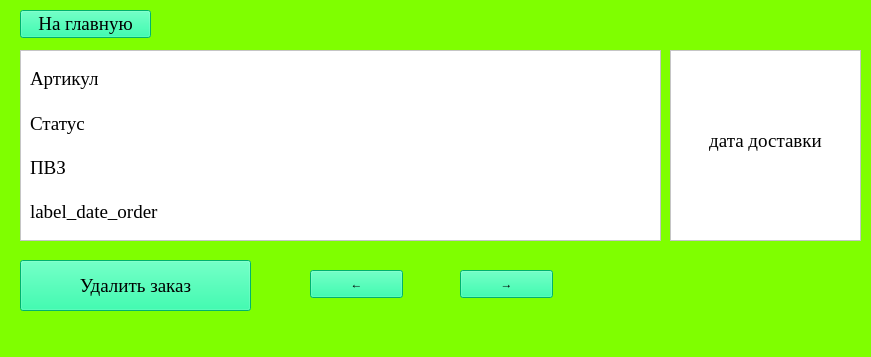
<?xml version="1.0" encoding="UTF-8"?>
<ui version="4.0">
 <class>MainWindow</class>
 <widget class="QMainWindow" name="MainWindow">
  <property name="geometry">
   <rect>
    <x>0</x>
    <y>0</y>
    <width>871</width>
    <height>357</height>
   </rect>
  </property>
  <property name="windowTitle">
   <string>MainWindow</string>
  </property>
  <property name="styleSheet">
   <string notr="true">background-color: #7FFF00;</string>
  </property>
  <widget class="QWidget" name="centralwidget">
   <widget class="QFrame" name="frame">
    <property name="geometry">
     <rect>
      <x>20</x>
      <y>50</y>
      <width>641</width>
      <height>191</height>
     </rect>
    </property>
    <property name="font">
     <font>
      <family>Times New Roman</family>
      <pointsize>14</pointsize>
     </font>
    </property>
    <property name="styleSheet">
     <string notr="true">background-color: #FFF;</string>
    </property>
    <property name="frameShape">
     <enum>QFrame::StyledPanel</enum>
    </property>
    <property name="frameShadow">
     <enum>QFrame::Raised</enum>
    </property>
    <widget class="QWidget" name="verticalLayoutWidget">
     <property name="geometry">
      <rect>
       <x>10</x>
       <y>10</y>
       <width>611</width>
       <height>171</height>
      </rect>
     </property>
     <layout class="QVBoxLayout" name="verticalLayout">
      <item>
       <widget class="QLabel" name="label_artikul">
        <property name="font">
         <font>
          <family>Times New Roman</family>
          <pointsize>14</pointsize>
         </font>
        </property>
        <property name="text">
         <string>Артикул</string>
        </property>
       </widget>
      </item>
      <item>
       <widget class="QLabel" name="label_status">
        <property name="font">
         <font>
          <family>Times New Roman</family>
          <pointsize>14</pointsize>
         </font>
        </property>
        <property name="text">
         <string>Статус</string>
        </property>
       </widget>
      </item>
      <item>
       <widget class="QLabel" name="label_pvz">
        <property name="font">
         <font>
          <family>Times New Roman</family>
          <pointsize>14</pointsize>
         </font>
        </property>
        <property name="text">
         <string>ПВЗ</string>
        </property>
       </widget>
      </item>
      <item>
       <widget class="QLabel" name="label_date_order">
        <property name="font">
         <font>
          <family>Times New Roman</family>
          <pointsize>14</pointsize>
         </font>
        </property>
        <property name="text">
         <string>label_date_order</string>
        </property>
       </widget>
      </item>
     </layout>
    </widget>
   </widget>
   <widget class="QFrame" name="label_date_delivery">
    <property name="geometry">
     <rect>
      <x>670</x>
      <y>50</y>
      <width>191</width>
      <height>191</height>
     </rect>
    </property>
    <property name="styleSheet">
     <string notr="true">background-color: #FFF;</string>
    </property>
    <property name="frameShape">
     <enum>QFrame::StyledPanel</enum>
    </property>
    <property name="frameShadow">
     <enum>QFrame::Raised</enum>
    </property>
    <widget class="QLabel" name="label_4">
     <property name="geometry">
      <rect>
       <x>10</x>
       <y>30</y>
       <width>171</width>
       <height>121</height>
      </rect>
     </property>
     <property name="font">
      <font>
       <family>Times New Roman</family>
       <pointsize>14</pointsize>
      </font>
     </property>
     <property name="styleSheet">
      <string notr="true">background-color: #FFF;</string>
     </property>
     <property name="text">
      <string>дата доставки</string>
     </property>
     <property name="alignment">
      <set>Qt::AlignCenter</set>
     </property>
    </widget>
   </widget>
   <widget class="QPushButton" name="go_main">
    <property name="geometry">
     <rect>
      <x>20</x>
      <y>10</y>
      <width>131</width>
      <height>28</height>
     </rect>
    </property>
    <property name="font">
     <font>
      <family>Times New Roman</family>
      <pointsize>14</pointsize>
     </font>
    </property>
    <property name="styleSheet">
     <string notr="true">background-color: #00FA9A;</string>
    </property>
    <property name="text">
     <string>На главную</string>
    </property>
   </widget>
   <widget class="QPushButton" name="next_order">
    <property name="geometry">
     <rect>
      <x>460</x>
      <y>270</y>
      <width>93</width>
      <height>28</height>
     </rect>
    </property>
    <property name="styleSheet">
     <string notr="true">background-color: #00FA9A;</string>
    </property>
    <property name="text">
     <string>→</string>
    </property>
   </widget>
   <widget class="QPushButton" name="prev_order">
    <property name="geometry">
     <rect>
      <x>310</x>
      <y>270</y>
      <width>93</width>
      <height>28</height>
     </rect>
    </property>
    <property name="styleSheet">
     <string notr="true">background-color: #00FA9A;</string>
    </property>
    <property name="text">
     <string>←</string>
    </property>
   </widget>
   <widget class="QPushButton" name="delete_order_button">
    <property name="geometry">
     <rect>
      <x>20</x>
      <y>260</y>
      <width>231</width>
      <height>51</height>
     </rect>
    </property>
    <property name="font">
     <font>
      <family>Times New Roman</family>
      <pointsize>14</pointsize>
     </font>
    </property>
    <property name="styleSheet">
     <string notr="true">background-color: #00FA9A;</string>
    </property>
    <property name="text">
     <string>Удалить заказ</string>
    </property>
   </widget>
  </widget>
  <widget class="QMenuBar" name="menubar">
   <property name="geometry">
    <rect>
     <x>0</x>
     <y>0</y>
     <width>871</width>
     <height>26</height>
    </rect>
   </property>
  </widget>
  <widget class="QStatusBar" name="statusbar"/>
 </widget>
 <resources/>
 <connections/>
</ui>
